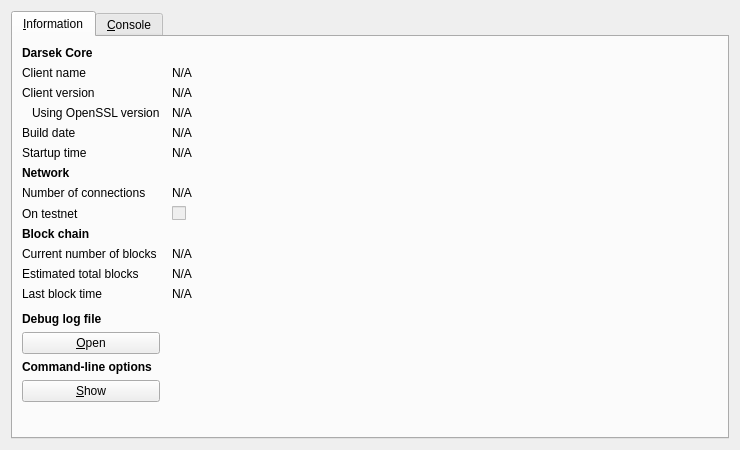
<?xml version="1.0" encoding="UTF-8"?>
<ui version="4.0">
 <class>RPCConsole</class>
 <widget class="QDialog" name="RPCConsole">
  <property name="geometry">
   <rect>
    <x>0</x>
    <y>0</y>
    <width>740</width>
    <height>450</height>
   </rect>
  </property>
  <property name="windowTitle">
   <string>Darsek - Debug window</string>
  </property>
  <layout class="QVBoxLayout" name="verticalLayout_2">
   <item>
    <widget class="QTabWidget" name="tabWidget">
     <property name="currentIndex">
      <number>0</number>
     </property>
     <widget class="QWidget" name="tab_info">
      <attribute name="title">
       <string>&amp;Information</string>
      </attribute>
      <layout class="QGridLayout" name="gridLayout" columnstretch="0,1">
       <property name="horizontalSpacing">
        <number>12</number>
       </property>
       <item row="0" column="0">
        <widget class="QLabel" name="label_9">
         <property name="font">
          <font>
           <weight>75</weight>
           <bold>true</bold>
          </font>
         </property>
         <property name="text">
          <string>Darsek Core</string>
         </property>
        </widget>
       </item>
       <item row="1" column="0">
        <widget class="QLabel" name="label_5">
         <property name="text">
          <string>Client name</string>
         </property>
        </widget>
       </item>
       <item row="1" column="1">
        <widget class="QLabel" name="clientName">
         <property name="cursor">
          <cursorShape>IBeamCursor</cursorShape>
         </property>
         <property name="text">
          <string>N/A</string>
         </property>
         <property name="textFormat">
          <enum>Qt::PlainText</enum>
         </property>
         <property name="textInteractionFlags">
          <set>Qt::LinksAccessibleByMouse|Qt::TextSelectableByKeyboard|Qt::TextSelectableByMouse</set>
         </property>
        </widget>
       </item>
       <item row="2" column="0">
        <widget class="QLabel" name="label_6">
         <property name="text">
          <string>Client version</string>
         </property>
        </widget>
       </item>
       <item row="2" column="1">
        <widget class="QLabel" name="clientVersion">
         <property name="cursor">
          <cursorShape>IBeamCursor</cursorShape>
         </property>
         <property name="text">
          <string>N/A</string>
         </property>
         <property name="textFormat">
          <enum>Qt::PlainText</enum>
         </property>
         <property name="textInteractionFlags">
          <set>Qt::LinksAccessibleByMouse|Qt::TextSelectableByKeyboard|Qt::TextSelectableByMouse</set>
         </property>
        </widget>
       </item>
       <item row="3" column="0">
        <widget class="QLabel" name="label_14">
         <property name="text">
          <string>Using OpenSSL version</string>
         </property>
         <property name="indent">
          <number>10</number>
         </property>
        </widget>
       </item>
       <item row="3" column="1">
        <widget class="QLabel" name="openSSLVersion">
         <property name="cursor">
          <cursorShape>IBeamCursor</cursorShape>
         </property>
         <property name="text">
          <string>N/A</string>
         </property>
         <property name="textFormat">
          <enum>Qt::PlainText</enum>
         </property>
         <property name="textInteractionFlags">
          <set>Qt::LinksAccessibleByMouse|Qt::TextSelectableByKeyboard|Qt::TextSelectableByMouse</set>
         </property>
        </widget>
       </item>
       <item row="4" column="0">
        <widget class="QLabel" name="label_12">
         <property name="text">
          <string>Build date</string>
         </property>
        </widget>
       </item>
       <item row="4" column="1">
        <widget class="QLabel" name="buildDate">
         <property name="cursor">
          <cursorShape>IBeamCursor</cursorShape>
         </property>
         <property name="text">
          <string>N/A</string>
         </property>
         <property name="textFormat">
          <enum>Qt::PlainText</enum>
         </property>
         <property name="textInteractionFlags">
          <set>Qt::LinksAccessibleByMouse|Qt::TextSelectableByKeyboard|Qt::TextSelectableByMouse</set>
         </property>
        </widget>
       </item>
       <item row="5" column="0">
        <widget class="QLabel" name="label_13">
         <property name="text">
          <string>Startup time</string>
         </property>
        </widget>
       </item>
       <item row="5" column="1">
        <widget class="QLabel" name="startupTime">
         <property name="cursor">
          <cursorShape>IBeamCursor</cursorShape>
         </property>
         <property name="text">
          <string>N/A</string>
         </property>
         <property name="textFormat">
          <enum>Qt::PlainText</enum>
         </property>
         <property name="textInteractionFlags">
          <set>Qt::LinksAccessibleByMouse|Qt::TextSelectableByKeyboard|Qt::TextSelectableByMouse</set>
         </property>
        </widget>
       </item>
       <item row="6" column="0">
        <widget class="QLabel" name="label_11">
         <property name="font">
          <font>
           <weight>75</weight>
           <bold>true</bold>
          </font>
         </property>
         <property name="text">
          <string>Network</string>
         </property>
        </widget>
       </item>
       <item row="7" column="0">
        <widget class="QLabel" name="label_7">
         <property name="text">
          <string>Number of connections</string>
         </property>
        </widget>
       </item>
       <item row="7" column="1">
        <widget class="QLabel" name="numberOfConnections">
         <property name="cursor">
          <cursorShape>IBeamCursor</cursorShape>
         </property>
         <property name="text">
          <string>N/A</string>
         </property>
         <property name="textFormat">
          <enum>Qt::PlainText</enum>
         </property>
         <property name="textInteractionFlags">
          <set>Qt::LinksAccessibleByMouse|Qt::TextSelectableByKeyboard|Qt::TextSelectableByMouse</set>
         </property>
        </widget>
       </item>
       <item row="8" column="0">
        <widget class="QLabel" name="label_8">
         <property name="text">
          <string>On testnet</string>
         </property>
        </widget>
       </item>
       <item row="8" column="1">
        <widget class="QCheckBox" name="isTestNet">
         <property name="enabled">
          <bool>false</bool>
         </property>
         <property name="text">
          <string/>
         </property>
        </widget>
       </item>
       <item row="9" column="0">
        <widget class="QLabel" name="label_10">
         <property name="font">
          <font>
           <weight>75</weight>
           <bold>true</bold>
          </font>
         </property>
         <property name="text">
          <string>Block chain</string>
         </property>
        </widget>
       </item>
       <item row="10" column="0">
        <widget class="QLabel" name="label_3">
         <property name="text">
          <string>Current number of blocks</string>
         </property>
        </widget>
       </item>
       <item row="10" column="1">
        <widget class="QLabel" name="numberOfBlocks">
         <property name="cursor">
          <cursorShape>IBeamCursor</cursorShape>
         </property>
         <property name="text">
          <string>N/A</string>
         </property>
         <property name="textFormat">
          <enum>Qt::PlainText</enum>
         </property>
         <property name="textInteractionFlags">
          <set>Qt::LinksAccessibleByMouse|Qt::TextSelectableByKeyboard|Qt::TextSelectableByMouse</set>
         </property>
        </widget>
       </item>
       <item row="11" column="0">
        <widget class="QLabel" name="label_4">
         <property name="text">
          <string>Estimated total blocks</string>
         </property>
        </widget>
       </item>
       <item row="11" column="1">
        <widget class="QLabel" name="totalBlocks">
         <property name="cursor">
          <cursorShape>IBeamCursor</cursorShape>
         </property>
         <property name="text">
          <string>N/A</string>
         </property>
         <property name="textFormat">
          <enum>Qt::PlainText</enum>
         </property>
         <property name="textInteractionFlags">
          <set>Qt::LinksAccessibleByMouse|Qt::TextSelectableByKeyboard|Qt::TextSelectableByMouse</set>
         </property>
        </widget>
       </item>
       <item row="12" column="0">
        <widget class="QLabel" name="label_2">
         <property name="text">
          <string>Last block time</string>
         </property>
        </widget>
       </item>
       <item row="12" column="1">
        <widget class="QLabel" name="lastBlockTime">
         <property name="cursor">
          <cursorShape>IBeamCursor</cursorShape>
         </property>
         <property name="text">
          <string>N/A</string>
         </property>
         <property name="textFormat">
          <enum>Qt::PlainText</enum>
         </property>
         <property name="textInteractionFlags">
          <set>Qt::LinksAccessibleByMouse|Qt::TextSelectableByKeyboard|Qt::TextSelectableByMouse</set>
         </property>
        </widget>
       </item>
       <item row="13" column="0">
        <spacer name="verticalSpacer_2">
         <property name="orientation">
          <enum>Qt::Vertical</enum>
         </property>
         <property name="sizeHint" stdset="0">
          <size>
           <width>20</width>
           <height>20</height>
          </size>
         </property>
        </spacer>
       </item>
       <item row="14" column="0">
        <widget class="QLabel" name="labelDebugLogfile">
         <property name="font">
          <font>
           <weight>75</weight>
           <bold>true</bold>
          </font>
         </property>
         <property name="text">
          <string>Debug log file</string>
         </property>
        </widget>
       </item>
       <item row="15" column="0">
        <widget class="QPushButton" name="openDebugLogfileButton">
         <property name="toolTip">
          <string>Open the Darsek debug log file from the current data directory. This can take a few seconds for large log files.</string>
         </property>
         <property name="text">
          <string>&amp;Open</string>
         </property>
         <property name="autoDefault">
          <bool>false</bool>
         </property>
        </widget>
       </item>
       <item row="16" column="0">
        <widget class="QLabel" name="labelCLOptions">
         <property name="font">
          <font>
           <weight>75</weight>
           <bold>true</bold>
          </font>
         </property>
         <property name="text">
          <string>Command-line options</string>
         </property>
        </widget>
       </item>
       <item row="17" column="0">
        <widget class="QPushButton" name="showCLOptionsButton">
         <property name="toolTip">
          <string>Show the Darsek-Qt help message to get a list with possible Darsek command-line options.</string>
         </property>
         <property name="text">
          <string>&amp;Show</string>
         </property>
         <property name="autoDefault">
          <bool>false</bool>
         </property>
        </widget>
       </item>
       <item row="18" column="0">
        <spacer name="verticalSpacer">
         <property name="orientation">
          <enum>Qt::Vertical</enum>
         </property>
         <property name="sizeHint" stdset="0">
          <size>
           <width>20</width>
           <height>40</height>
          </size>
         </property>
        </spacer>
       </item>
      </layout>
     </widget>
     <widget class="QWidget" name="tab_console">
      <attribute name="title">
       <string>&amp;Console</string>
      </attribute>
      <layout class="QVBoxLayout" name="verticalLayout_3">
       <property name="spacing">
        <number>3</number>
       </property>
       <item>
        <widget class="QTextEdit" name="messagesWidget">
         <property name="minimumSize">
          <size>
           <width>0</width>
           <height>100</height>
          </size>
         </property>
         <property name="readOnly">
          <bool>true</bool>
         </property>
         <property name="tabKeyNavigation" stdset="0">
          <bool>false</bool>
         </property>
         <property name="columnCount" stdset="0">
          <number>2</number>
         </property>
        </widget>
       </item>
       <item>
        <layout class="QHBoxLayout" name="horizontalLayout">
         <property name="spacing">
          <number>3</number>
         </property>
         <item>
          <widget class="QLabel" name="label">
           <property name="text">
            <string notr="true">&gt;</string>
           </property>
          </widget>
         </item>
         <item>
          <widget class="QLineEdit" name="lineEdit"/>
         </item>
         <item>
          <widget class="QPushButton" name="clearButton">
           <property name="maximumSize">
            <size>
             <width>24</width>
             <height>24</height>
            </size>
           </property>
           <property name="toolTip">
            <string>Clear console</string>
           </property>
           <property name="text">
            <string/>
           </property>
           <property name="icon">
            <iconset resource="../bitcoin.qrc">
             <normaloff>:/icons/remove</normaloff>:/icons/remove</iconset>
           </property>
           <property name="shortcut">
            <string notr="true">Ctrl+L</string>
           </property>
           <property name="autoDefault">
            <bool>false</bool>
           </property>
          </widget>
         </item>
        </layout>
       </item>
      </layout>
     </widget>
    </widget>
   </item>
  </layout>
 </widget>
 <resources>
  <include location="../bitcoin.qrc"/>
 </resources>
 <connections/>
</ui>
